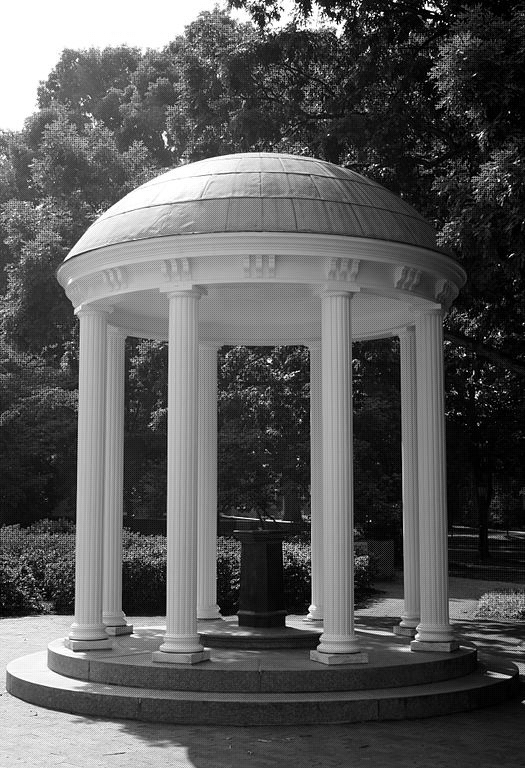
//> input picture ConvertRGB/cmake-build-debug/image_set/oldwell_mosaic.bmp, 525 x 768 px
$ ./main   (built with g++ and OpenCV 4)
//> lines starting //> are read from the running program, lines starting //| are printed output that depends on the picture
#include <iostream>

#include <opencv2/core/check.hpp>
#include <opencv2/imgproc.hpp>
#include <opencv2/highgui/highgui.hpp>
#include <opencv2/opencv.hpp>
#include <math.h>

using namespace cv;
using namespace std;
cv::Mat compute(cv::Mat &image1, cv::Mat &image2);
cv::Mat improve(cv::Mat &red, cv::Mat &other);

int main(int argc, char** argv) {
    Mat originalImage, mosaicImage, demosaicImage;
    Mat blue, green, red;
    Mat artifactsImage1;
    Mat impBlue, impGreen;
    Mat impImage;
    Mat artifactsImage2;
    Mat artifactsImage3;

    mosaicImage = imread("image_set/oldwell_mosaic.bmp", 0);
//> mosaicImage is the input picture: 768 rows x 525 cols, CV_8UC1; min 0, max 255, mean 90.1
    originalImage = imread("image_set/oldwell.jpg", 1);
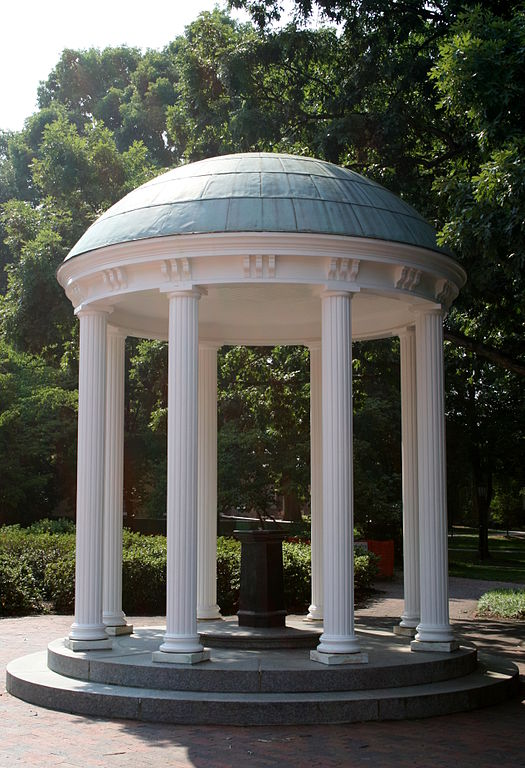
//> input picture ConvertRGB/cmake-build-debug/image_set/oldwell.jpg, 525 x 768 px
//> originalImage is the input picture: 768 rows x 525 cols, CV_8UC3; mean B, G, R 85.1, 92.2, 91.5
    imshow("Mosaic_Image", mosaicImage);
    imshow("Original_Image", originalImage);
    blue = Mat::zeros(mosaicImage.rows, mosaicImage.cols, CV_8UC1);
    green = Mat::zeros(mosaicImage.rows, mosaicImage.cols, CV_8UC1);
    red = Mat::zeros(mosaicImage.rows, mosaicImage.cols, CV_8UC1);
    // x: row y: col
    for (int x = 0; x < mosaicImage.rows; x++){
        for(int y = 0; y < mosaicImage.cols; y++){
            if(x % 2 == 0 && y % 2 == 0){
                //uchar 8 bits enough 255
                blue.at<uchar>(x,y) = mosaicImage.at<uchar>(x,y);
            }
        }
    }
    for (int x = 0; x < mosaicImage.rows; x++){
        for(int y = 0; y < mosaicImage.cols; y++){
            if(x % 2 == 1 && y % 2 == 1){
                green.at<uchar>(x,y) = mosaicImage.at<uchar>(x,y);
            }
        }
    }
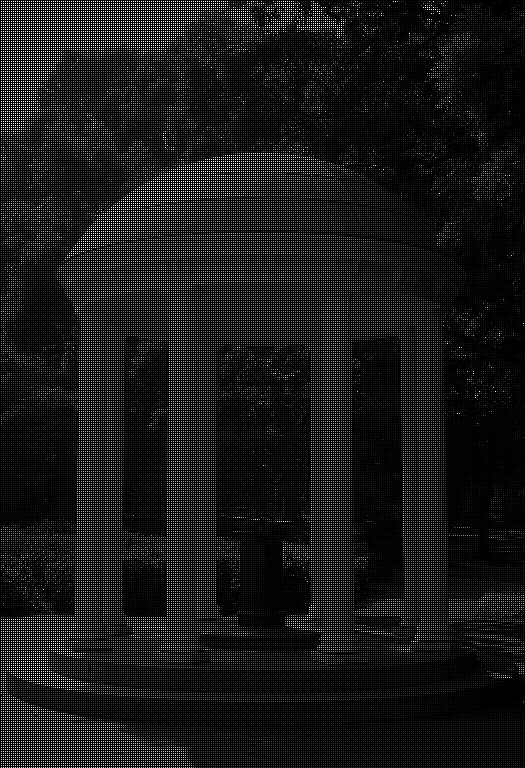
//> green: 768 rows x 525 cols, CV_8UC1; min 0, max 255, mean 23
    for (int x = 0; x < mosaicImage.rows; x++){
        for(int y = 0; y < mosaicImage.cols; y++){
            if((x % 2 == 1 && y % 2 == 0) || (x % 2 == 0 && y % 2 == 1)){
                red.at<uchar>(x,y) = mosaicImage.at<uchar>(x,y);
            }
        }
    }
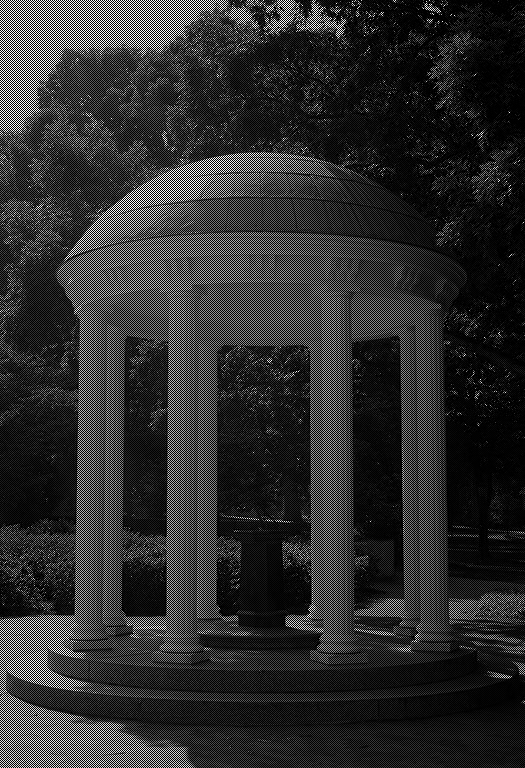
//> red: 768 rows x 525 cols, CV_8UC1; min 0, max 255, mean 45.7

    Mat kernelB = (cv::Mat_<double>(3, 3)<<0.25, 0.5, 0.25, 0.5, 1.0, 0.5, 0.25, 0.5, 0.25);
    Mat kernelG = (cv::Mat_<double>(3, 3)<<0.25, 0.5, 0.25, 0.5, 1.0, 0.5, 0.25, 0.5, 0.25);
    Mat kernelR = (cv::Mat_<double>(3, 3)<<0, 0.25, 0, 0.25, 1.0, 0.25, 0, 0.25, 0);

    //convolutions compute
    filter2D(blue, blue, -1, kernelB);
    filter2D(green, green, -1, kernelG);
    filter2D(red, red, -1, kernelR);

    //push elements to the bottom of vector
    std::vector<Mat> demoMat;
    //order B G R
    demoMat.push_back(blue);
    demoMat.push_back(green);
    demoMat.push_back(red);

    //merge channels
    merge(demoMat, demosaicImage);
    imshow("Demosaic_Image", demosaicImage);
    artifactsImage1 = compute(demosaicImage, originalImage);
    imshow("OnetoOri", artifactsImage1);
    imwrite("Artifacts.png", artifactsImage1);

    impBlue = improve(red, blue);
    impGreen = improve(red, green);
    std::vector<Mat> impdemoMat;
    impdemoMat.push_back(impBlue);
    impdemoMat.push_back(impGreen);
    impdemoMat.push_back(red);

    merge(impdemoMat, impImage);
    imshow("Improved_Image", impImage);
    artifactsImage2 = compute(impImage, demosaicImage);
    imshow("TwotoOne", artifactsImage2);

    waitKey(0);
    return 0;
}

//cv::Mat compute(cv::Mat &image1, cv::Mat &image2){
//    return image1 - image2 + image2 - image1;
//}


cv::Mat compute(cv::Mat &image1, cv::Mat &image2){
    Mat arti = Mat::zeros(image2.rows, image2.cols, CV_8UC1);

    int artiR, artiG, artiB;
    int oriR, oriG, oriB;
    int demoR, demoG, demoB;
    for(int x = 0; x < image1.rows; x++){
        for(int y = 0; y < image1.cols; y++){
            int total;
            oriR = image2.at<Vec3b>(x,y)[2];
            oriG = image2.at<Vec3b>(x,y)[1];
            oriB = image2.at<Vec3b>(x,y)[0];
            demoR = image1.at<Vec3b>(x,y)[2];
            demoG = image1.at<Vec3b>(x,y)[1];
            demoB = image1.at<Vec3b>(x,y)[0];
            total = (oriR - demoR) * (oriR - demoR) + (oriG - demoG) * (oriG - demoG) +
                    (oriB - demoB) * (oriB - demoB);
            arti.at<uchar>(x,y) = total;
        }
    }
//> this loop made 768 passes
//> (oriR, oriG, oriB, demoR, demoG, demoB) on passes 1 to 3: (1, 13, 0, 6, 26, 0), (11, 24, 7, 11, 26, 10), (30, 44, 19, 24, 26, 19)
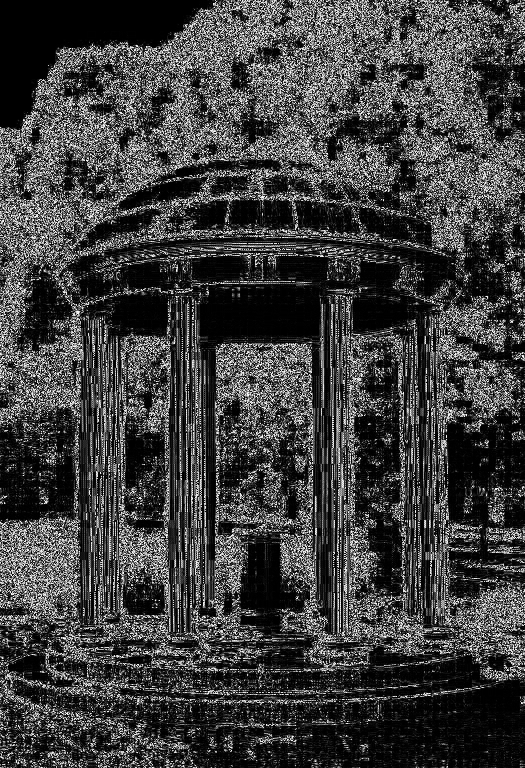
//> arti: 768 rows x 525 cols, CV_8UC1; min 0, max 254, mean 63.1
//> after the loop, oriR = 39; oriG = 39; oriB = 41; demoR = 39; demoG = 37; demoB = 41

    //CV_8UC1 8 digits int single channel CV_32FC1 32 digits float single channel
    arti.convertTo(arti, CV_32FC1);
//> arti: 768 rows x 525 cols, CV_32FC1
    sqrt(arti, arti);
    arti.convertTo(arti, CV_8UC1);
//> arti: 768 rows x 525 cols, CV_8UC1
    return arti;
}

cv::Mat improve(cv::Mat &red, cv::Mat &other){
    Mat diff1 = other - red;
    Mat diff2 = red - other;
    //median filtering
    medianBlur(diff1, diff1, 3);
    medianBlur(diff2, diff2, 3);
    Mat plus = diff1 + red - diff2;
//> in improve (call 2), `Mat diff2 = red - other;`:
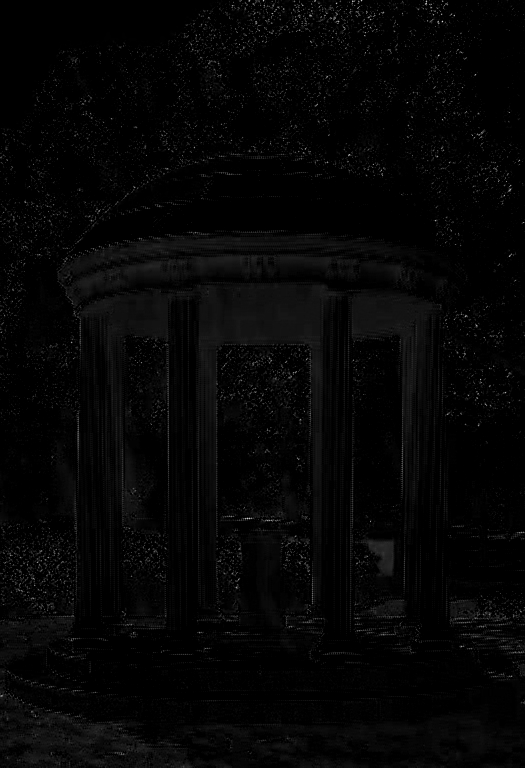
//> diff2: 768 rows x 525 cols, CV_8UC1; min 0, max 218, mean 5.2
//> the loop in compute (call 2), `for(int x = 0; x < image1.rows; x++)` made 768 passes
//> (oriR, oriG, oriB, demoR, demoG, demoB) on passes 1 to 3: (6, 26, 0, 6, 26, 1), (11, 26, 10, 11, 26, 6), (24, 26, 19, 24, 33, 19)
//> after the loop in compute (call 2), `for(int x = 0; x < image1.rows; x++)`:
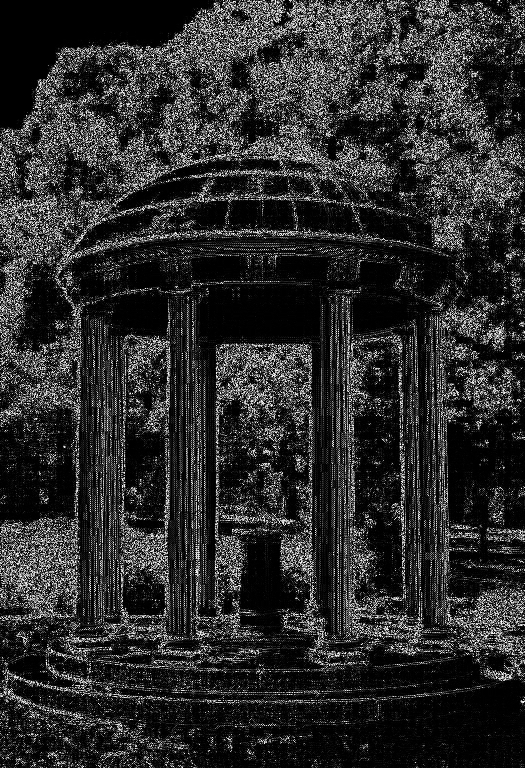
//> arti: 768 rows x 525 cols, CV_8UC1; min 0, max 253, mean 44.2
//> in compute (call 2), `arti.convertTo(arti, CV_8UC1);`:
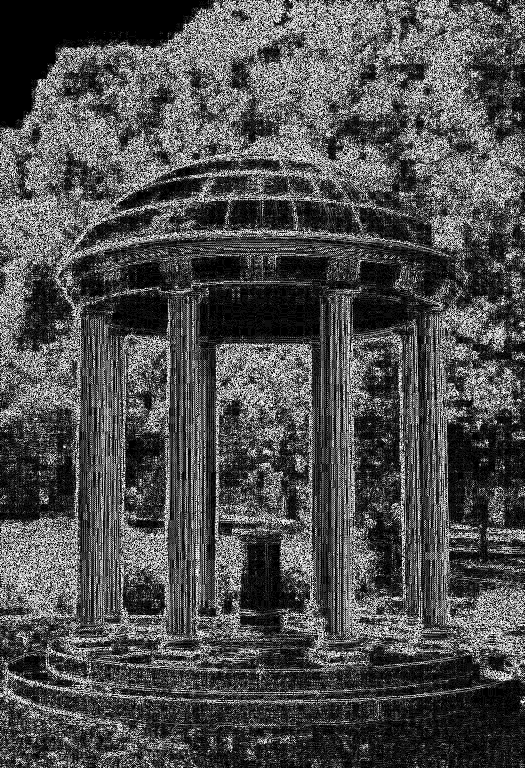
//> arti: 768 rows x 525 cols, CV_8UC1; min 0, max 16, mean 4.9; drawn with min black and max white
    return plus;
}
